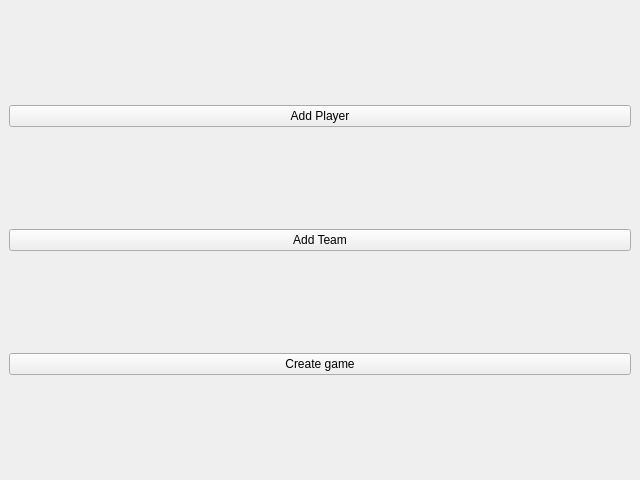
<?xml version="1.0" encoding="UTF-8"?>
<ui version="4.0">
 <class>adminStart</class>
 <widget class="QMainWindow" name="adminStart">
  <property name="geometry">
   <rect>
    <x>0</x>
    <y>0</y>
    <width>640</width>
    <height>480</height>
   </rect>
  </property>
  <property name="windowTitle">
   <string>Admin</string>
  </property>
  <widget class="QWidget" name="centralwidget">
   <layout class="QVBoxLayout" name="verticalLayout_2">
    <item>
     <layout class="QVBoxLayout" name="verticalLayout">
      <item>
       <spacer name="verticalSpacer_4">
        <property name="orientation">
         <enum>Qt::Vertical</enum>
        </property>
        <property name="sizeHint" stdset="0">
         <size>
          <width>20</width>
          <height>40</height>
         </size>
        </property>
       </spacer>
      </item>
      <item>
       <widget class="QPushButton" name="addPlayerButton">
        <property name="text">
         <string>Add Player</string>
        </property>
       </widget>
      </item>
      <item>
       <spacer name="verticalSpacer">
        <property name="orientation">
         <enum>Qt::Vertical</enum>
        </property>
        <property name="sizeHint" stdset="0">
         <size>
          <width>20</width>
          <height>40</height>
         </size>
        </property>
       </spacer>
      </item>
      <item>
       <widget class="QPushButton" name="addTeamButton">
        <property name="text">
         <string>Add Team</string>
        </property>
       </widget>
      </item>
      <item>
       <spacer name="verticalSpacer_2">
        <property name="orientation">
         <enum>Qt::Vertical</enum>
        </property>
        <property name="sizeHint" stdset="0">
         <size>
          <width>20</width>
          <height>40</height>
         </size>
        </property>
       </spacer>
      </item>
      <item>
       <widget class="QPushButton" name="pushButton_3">
        <property name="text">
         <string>Create game</string>
        </property>
       </widget>
      </item>
      <item>
       <spacer name="verticalSpacer_3">
        <property name="orientation">
         <enum>Qt::Vertical</enum>
        </property>
        <property name="sizeHint" stdset="0">
         <size>
          <width>20</width>
          <height>40</height>
         </size>
        </property>
       </spacer>
      </item>
     </layout>
    </item>
   </layout>
  </widget>
 </widget>
 <resources/>
 <connections/>
</ui>
